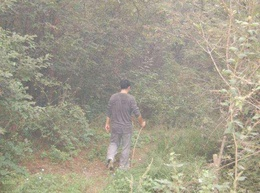
%> input picture 3_多尺度Retinex/test1.jpg, 260 x 193 px, shrunk from 592 x 440 before the run
$ octave --eval "result = FADE_overlapped(imread('test1.jpg'));"   (GNU Octave 9; MATLAB toolbox functions it lacks are replaced by stand-ins)
%> lines starting %> are read from the running program, lines starting %| are printed output that depends on the picture
### 3_多尺度Retinex/border_in.m
function [nI]=border_in(I,ps)

% Input  - input image I, patch size ps
% Output - border added image

     if mod(ps,2)==0
         uc     = ps/2;      % upperside copy
         dc     = ps/2-1;    % downside copy
     elseif mod(ps,2)==1
         uc     = floor(ps/2);
         dc     = uc;
     end

     ucb        = I(1:uc,:);
     dcb        = I(end-dc:end,:);
     Igtemp1    = [ucb;I;dcb];

     lcb        = Igtemp1(:,1:uc);
     rcb        = Igtemp1(:,end-dc:end);
     nI         = [lcb Igtemp1 rcb];

end


### 3_多尺度Retinex/border_out.m
function [nI]=border_out(I,ps)

% Input - input image I, patch size ps
% Output - border trimmed image

     if mod(ps,2)==0
         uc             = ps/2;      % upperside copy
         dc             = ps/2-1;    % downside copy

     elseif mod(ps,2)==1
         uc             = floor(ps/2);
         dc             = uc;
     end

     I(:,1:uc)          = [];
     I(:,end-dc:end)    = [];
     I(1:uc,:)          = [];
     I(end-dc:end,:)    = [];

     nI=I;
end


### 1_暗通道先验去雾.m文件/CE.m
function [CE_gray CE_by CE_rg] = CE(I)

% Input
    % I: input image
% Output
    % Perceived Contrast Energy for gray, blue-yellow, red-green color channels

% parameters
    % In this code, I followed Groen's experiment [28]: fixed sigma, weight, t1, t2,and t3
    % sigma: 0.16 degree =~ 3.25pixel, filter windows =~ 20 x 20 = (-3.25*3:1:3.25*3)
    % semisaturation: 0.1
    % t1, t2, t3 follows the EmpiricalNoiseThreshold used in [28]


    % Basic parameters
    sigma               = 3.25;
    semisaturation      = 0.1;
    t1                  = 9.225496406318721e-004 *255; %0.2353; %
    t2                  = 8.969246659629488e-004 *255; %0.2287; %
    t3                  = 2.069284034165411e-004 *255; %0.0528; %
    border_s            = 20;

    % Gaussian & LoG & Retification, Normalization(?)
    break_off_sigma     = 3;
    filtersize          = break_off_sigma*sigma;
    x                   = -filtersize:1:filtersize;
    Gauss               = 1/(sqrt(2 * pi) * sigma)* exp((x.^2)/(-2 * sigma * sigma) );
    Gauss               = Gauss./(sum(Gauss));
    Gx                  = (x.^2/sigma^4-1/sigma^2).*Gauss;  %LoG
    Gx                  = Gx-sum(Gx)/size(x,2);
    Gx                  = Gx/sum(0.5*x.*x.*Gx);

    % Color conversion
    I                 = double(I);
    R                   = I(:,:,1);
    G                   = I(:,:,2);
    B                   = I(:,:,3);
    gray                = 0.299*R + 0.587*G + 0.114*B;
    by                  = 0.5*R + 0.5*G - B  ;
    rg                  = R - G;
    [row col dim]       = size(I);
    CE_gray             = double(zeros(row, col));
    CE_by               = double(zeros(row, col));
    CE_rg               = double(zeros(row, col));

    % CE_Gray
    gray_temp1          = border_in(gray,border_s);
    Cx_gray             = conv2(gray_temp1, Gx, 'same');
    Cy_gray             = conv2(gray_temp1, Gx','same');
    C_gray_temp2        = sqrt(Cx_gray.^2+Cy_gray.^2);
    C_gray              = border_out(C_gray_temp2,border_s);
    R_gray              = (C_gray.*max(C_gray(:)))./(C_gray+(max(C_gray(:))*semisaturation));
    R_gray_temp1        = R_gray - t1;
    index1              = find(R_gray_temp1 > 0.0000001);
    CE_gray(index1)     = R_gray_temp1(index1);

    % CE_by
    by_temp1            = border_in(by,border_s);
    Cx_by               = conv2(by_temp1, Gx, 'same');
    Cy_by               = conv2(by_temp1, Gx','same');
    C_by_temp2          = sqrt(Cx_by.^2+Cy_by.^2);
    C_by                = border_out(C_by_temp2,border_s);
    R_by                = (C_by.*max(C_by(:)))./(C_by+(max(C_by(:))*semisaturation));
    R_by_temp1          = R_by - t2;
    index2              = find(R_by_temp1 > 0.0000001);
    CE_by(index2)       = R_by_temp1(index2);

    % CE_rg
    rg_temp1            = border_in(rg,border_s);
    Cx_rg               = conv2(rg_temp1, Gx, 'same');
    Cy_rg               = conv2(rg_temp1, Gx','same');
    C_rg_temp2          = sqrt(Cx_rg.^2+Cy_rg.^2);
    C_rg                = border_out(C_rg_temp2,border_s);
    R_rg                = (C_rg.*max(C_rg(:)))./(C_rg+(max(C_rg(:))*semisaturation));
    R_rg_temp1          = R_rg - t3;
    index3              = find(R_rg_temp1 > 0.0000001);
    CE_rg(index3)       = R_rg_temp1(index3);

### 3_多尺度Retinex/FADE_overlapped.m
function [D D_map] = FADE_overlapped(I)
    % Input: test image, I
    % Output: perceptual fog density D and fog density map D_map using 8 x 8 overlapped patches

    %% basic setup
            ps                              = 8; % patch size for sliding window
            [row col dim]                   = size(I);
%> row = 193; col = 260; dim = 3
        % RGB and gray channel
            R                               = double(I(:,:,1));
            G                               = double(I(:,:,2));
            B                               = double(I(:,:,3));
            Ig                              = double(rgb2gray(I));
            Ig_int                          = uint8(Ig);
        % Dark channel prior image: Id, pixel-wise, scaled to [0 1]
            Irn                             = R./255;
            Ign                             = G./255;
            Ibn                             = B./255;
            Id                              = min(min(Irn,Ign),Ibn);
        % HSV saturation image: Is
            I_hsv                           = rgb2hsv(I);
%> I_hsv: size 193x260x3 double; mean H, S, V 0.157, 0.142, 0.636
            Is                              = I_hsv(:,:,2);
        % MSCN
            MSCN_window                     = fspecial('gaussian',7,7/6);
            MSCN_window                     = MSCN_window/sum(sum(MSCN_window));
            warning('off');
            mu                              = imfilter(Ig,MSCN_window,'replicate');
            mu_sq                           = mu.*mu;
            sigma                           = sqrt(abs(imfilter(Ig.*Ig,MSCN_window,'replicate') - mu_sq));
            MSCN                            = (Ig-mu)./(sigma+1);
            cv                              = sigma./mu;
        % rg and by channel
            rg                              = R-G;
            by                              = 0.5*(R+G)-B;
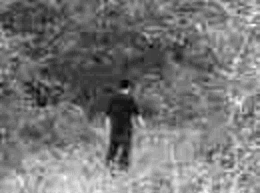
%> by: size 193x260 double; min -8, max 51.5, mean 19.9; drawn with min black and max white

    %% Fog aware statistical feature extraction
        % f1
            MSCN_var_before                 = border_in(MSCN,ps);
%> in border_in, `ucb        = I(1:uc,:);`: ucb = 260 columns, first 8: [0.483 -0.684 0.679 -0.239 -0.424 1.2 0.147 -1.27; -0.0952 -1.02 -1.21 -1.12 0.303 1.25 0.711 0.691; 0.831 -0.824 -0.673 0.19 -0.28 -0.532 -0.073 -0.364; 0.171 -0.14 0.653 1.09 -0.0489 -0.916 0.0463 -0.298]
%> in border_in, `dcb        = I(end-dc:end,:);`: dcb = 260 columns, first 8: [-0.254 -0.67 -0.539 -0.808 0.508 -0.56 0.369 0.459; 0.306 0.277 -0.0743 -0.41 -0.362 -1.48 -0.622 0.303; -0.594 1.5 1.18 0.443 0.474 0.571 0.677 0.0151; -0.524 0.281 0.569 -1.33 -0.515 0.379 1.25 -0.37]
%> in border_in, `Igtemp1    = [ucb;I;dcb];`:
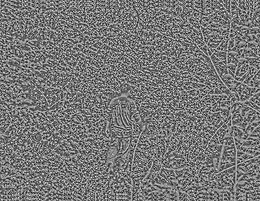
%> Igtemp1: size 201x260 double; min -2.04, max 2.28, mean -0.00668; drawn with min black and max white
%> in border_in, `lcb        = Igtemp1(:,1:uc);`: lcb = 201 rows, first 8: [0.483 -0.684 0.679 -0.239; -0.0952 -1.02 -1.21 -1.12; 0.831 -0.824 -0.673 0.19; 0.171 -0.14 0.653 1.09; 0.483 -0.684 0.679 -0.239; -0.0952 -1.02 -1.21 -1.12; 0.831 -0.824 -0.673 0.19; 0.171 -0.14 0.653 1.09]
%> in border_in, `rcb        = Igtemp1(:,end-dc:end);`: rcb = 201 rows, first 8: [0.768 -0.874 0.106 -0.647; -0.32 0.0276 0.425 0.357; 1.09 1.31 -0.133 -0.409; 0.718 0.367 -1.23 -1.06; 0.768 -0.874 0.106 -0.647; -0.32 0.0276 0.425 0.357; 1.09 1.31 -0.133 -0.409; 0.718 0.367 -1.23 -1.06]
            MSCN_var_after                  = colfilt(MSCN_var_before, [ps ps], 'sliding',@var);
            MSCN_var                        = border_out(MSCN_var_after,ps);
%> in border_out, `I(end-dc:end,:)    = [];`:
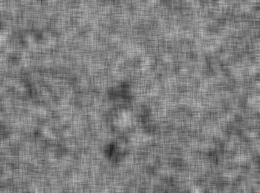
%> I: size 193x260 double; min 0.138, max 0.774, mean 0.497
        % f2, f3
            MSCN_pair_var_before            = border_in(MSCN.*circshift(MSCN,[1 0]),ps);
%> call 2 of border_in, with ps = 8
%> in border_in (call 2), `ucb        = I(1:uc,:);`: ucb = 260 columns, first 8: [-0.253 -0.192 0.386 0.318 0.218 0.454 0.185 0.47; -0.046 0.701 -0.822 0.267 -0.128 1.49 0.105 -0.877; -0.0792 0.844 0.816 -0.212 -0.0847 -0.664 -0.0519 -0.252; 0.142 0.115 -0.44 0.207 0.0137 0.487 -0.00338 0.109]
%> in border_in (call 2), `dcb        = I(end-dc:end,:);`: dcb = 260 columns, first 8: [0.129 0.811 0.257 -0.0758 0.585 0.28 0.157 0.356; -0.0777 -0.186 0.04 0.332 -0.184 0.826 -0.229 0.139; -0.182 0.416 -0.0879 -0.182 -0.172 -0.843 -0.421 0.00456; 0.311 0.421 0.673 -0.588 -0.244 0.216 0.849 -0.00558]
%> in border_in (call 2), `Igtemp1    = [ucb;I;dcb];`:
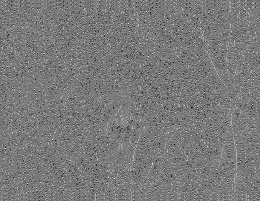
%> Igtemp1: size 201x260 double; min -2.66, max 2.95, mean 0.0258; drawn with min black and max white
%> in border_in (call 2), `lcb        = Igtemp1(:,1:uc);`: lcb = 201 rows, first 8: [-0.253 -0.192 0.386 0.318; -0.046 0.701 -0.822 0.267; -0.0792 0.844 0.816 -0.212; 0.142 0.115 -0.44 0.207; -0.253 -0.192 0.386 0.318; -0.046 0.701 -0.822 0.267; -0.0792 0.844 0.816 -0.212; 0.142 0.115 -0.44 0.207]
%> in border_in (call 2), `rcb        = Igtemp1(:,end-dc:end);`: rcb = 201 rows, first 8: [-0.0221 -0.296 -0.0232 -0.53; -0.246 -0.0241 0.0452 -0.231; -0.351 0.0362 -0.0565 -0.146; 0.786 0.481 0.163 0.434; -0.0221 -0.296 -0.0232 -0.53; -0.246 -0.0241 0.0452 -0.231; -0.351 0.0362 -0.0565 -0.146; 0.786 0.481 0.163 0.434]
            MSCN_pair_var_before_positive   = MSCN_pair_var_before; MSCN_pair_var_before_positive(MSCN_pair_var_before_positive<0) = NaN;
            MSCN_pair_var_before_negative   = MSCN_pair_var_before; MSCN_pair_var_before_negative(MSCN_pair_var_before_negative>0) = NaN;
            MSCN_pair_var_after_positive    = colfilt(MSCN_pair_var_before_positive, [ps ps], 'sliding',@nanvar);
            MSCN_pair_var_after_negative    = colfilt(MSCN_pair_var_before_negative, [ps ps], 'sliding',@nanvar);
            MSCN_pair_var_after_negative((double(isnan(MSCN_pair_var_after_negative))==1)) = 0;
            MSCN_pair_var_after_positive((double(isnan(MSCN_pair_var_after_positive))==1)) = 0;
            MSCN_V_pair_R_var               = border_out(MSCN_pair_var_after_positive,ps);
            MSCN_V_pair_L_var               = border_out(MSCN_pair_var_after_negative,ps);
%> call 3 of border_out, with ps = 8
%> in border_out (call 3), `I(end-dc:end,:)    = [];`:
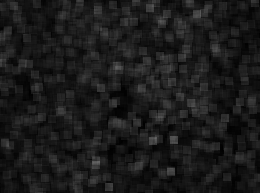
%> I: size 193x260 double; min 0.00227, max 0.402, mean 0.107
        % f4
            Mean_sigma_before               = border_in(sigma,ps);
%> in border_in (call 3), `lcb        = Igtemp1(:,1:uc);`: lcb = 201 rows, first 8: [7.17 8.26 9.78 13.48; 8.82 10.11 11.51 14.04; 9.48 11.72 13.11 13.25; 8.56 11.13 12.37 11.7; 7.17 8.26 9.78 13.48; 8.82 10.11 11.51 14.04; 9.48 11.72 13.11 13.25; 8.56 11.13 12.37 11.7]
%> in border_in (call 3), `rcb        = Igtemp1(:,end-dc:end);`: rcb = 201 rows, first 8: [8.14 8.88 7.69 5.91; 9.16 10.36 9.82 7.67; 10.41 12.32 12.2 9.47; 10.36 12.46 12.19 9.74; 8.14 8.88 7.69 5.91; 9.16 10.36 9.82 7.67; 10.41 12.32 12.2 9.47; 10.36 12.46 12.19 9.74]
            Mean_sigma_after                = colfilt(Mean_sigma_before, [ps ps], 'sliding',@mean);
            Mean_sigma                      = border_out(Mean_sigma_after,ps);
%> call 4 of border_out, with ps = 8
%> in border_out (call 4), `I(end-dc:end,:)    = [];`:
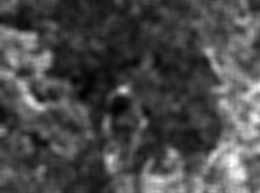
%> I: size 193x260 double; min 4.04, max 28.39, mean 11.2; drawn with min black and max white
        % f5
            Mean_cv_before                  = border_in(cv,ps);
%> call 4 of border_in, with ps = 8
%> in border_in (call 4), `ucb        = I(1:uc,:);`: ucb = 260 columns, first 8: [0.0478 0.0561 0.0662 0.0884 0.105 0.094 0.0805 0.0686; 0.0585 0.0686 0.0782 0.0925 0.1 0.0909 0.0746 0.0595; 0.0615 0.0774 0.0865 0.0859 0.0835 0.0817 0.0702 0.0544; 0.0541 0.0705 0.0781 0.074 0.0703 0.0746 0.0747 0.0642]
%> in border_in (call 4), `dcb        = I(end-dc:end,:);`: dcb = 260 columns, first 8: [0.0556 0.0657 0.0671 0.0647 0.0644 0.0679 0.0653 0.0566; 0.0631 0.077 0.0782 0.074 0.0782 0.0864 0.0803 0.0646; 0.0644 0.0753 0.0791 0.0824 0.0908 0.096 0.0835 0.0643; 0.0596 0.0701 0.0807 0.0918 0.103 0.0991 0.0779 0.0605]
%> in border_in (call 4), `Igtemp1    = [ucb;I;dcb];`:
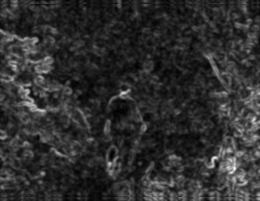
%> Igtemp1: size 201x260 double; min 0.0199, max 0.297, mean 0.0714; drawn with min black and max white
%> in border_in (call 4), `lcb        = Igtemp1(:,1:uc);`: lcb = 201 rows, first 8: [0.0478 0.0561 0.0662 0.0884; 0.0585 0.0686 0.0782 0.0925; 0.0615 0.0774 0.0865 0.0859; 0.0541 0.0705 0.0781 0.074; 0.0478 0.0561 0.0662 0.0884; 0.0585 0.0686 0.0782 0.0925; 0.0615 0.0774 0.0865 0.0859; 0.0541 0.0705 0.0781 0.074]
%> in border_in (call 4), `rcb        = Igtemp1(:,end-dc:end);`: rcb = 201 rows, first 8: [0.044 0.0492 0.0437 0.0342; 0.0492 0.0567 0.0553 0.0444; 0.0555 0.0671 0.069 0.0553; 0.0555 0.0685 0.0696 0.0571; 0.044 0.0492 0.0437 0.0342; 0.0492 0.0567 0.0553 0.0444; 0.0555 0.0671 0.069 0.0553; 0.0555 0.0685 0.0696 0.0571]
            Mean_cv_after                   = colfilt(Mean_cv_before, [ps ps], 'sliding',@mean);
            Mean_cv                         = border_out(Mean_cv_after,ps);
        % f6,f7,f8
            [CE_gray CE_by CE_rg]           = CE(I);
%> in CE, `index1              = find(R_gray_temp1 > 0.0000001);`: index1 = 50095 values from 1 to 50180
%> in CE, `index2              = find(R_by_temp1 > 0.0000001);`: index2 = 49532 values from 1 to 50180
%> in CE, `index3              = find(R_rg_temp1 > 0.0000001);`: index3 = 50163 values from 1 to 50180
            Mean_CE_gray_before             = border_in(CE_gray,ps);
%> in border_in (call 8), `lcb        = Igtemp1(:,1:uc);`: lcb = 201 rows, first 8: [2.9 2.98 3.13 2.65; 3.2 3.57 3.59 2.93; 0.926 2.22 2.9 2.72; 2.5 1.44 1.33 1; 2.9 2.98 3.13 2.65; 3.2 3.57 3.59 2.93; 0.926 2.22 2.9 2.72; 2.5 1.44 1.33 1]
%> in border_in (call 8), `rcb        = Igtemp1(:,end-dc:end);`: rcb = 201 rows, first 8: [0.0833 1.61 2.47 2.62; 2.54 2.41 1.58 1.78; 3.15 3.04 1.83 1.77; 3.31 3.14 2.98 3.18; 0.0833 1.61 2.47 2.62; 2.54 2.41 1.58 1.78; 3.15 3.04 1.83 1.77; 3.31 3.14 2.98 3.18]
            Mean_CE_by_before               = border_in(CE_by,ps);
%> in border_in (call 9), `lcb        = Igtemp1(:,1:uc);`: lcb = 201 rows, first 8: [0.126 0.0373 0.119 0.217; 0.196 0.336 0.325 0.366; 0.75 0.896 0.841 0.65; 0.768 0.833 0.702 0.576; 0.126 0.0373 0.119 0.217; 0.196 0.336 0.325 0.366; 0.75 0.896 0.841 0.65; 0.768 0.833 0.702 0.576]
%> in border_in (call 9), `rcb        = Igtemp1(:,end-dc:end);`: rcb = 201 rows, first 8: [1.1 1.23 1.26 1.18; 1.18 1.27 1.27 1.2; 1.23 1.29 1.25 1.15; 1.16 1.21 1.14 0.954; 1.1 1.23 1.26 1.18; 1.18 1.27 1.27 1.2; 1.23 1.29 1.25 1.15; 1.16 1.21 1.14 0.954]
            Mean_CE_rg_before               = border_in(CE_rg,ps);
%> in border_in (call 10), `lcb        = Igtemp1(:,1:uc);`: lcb = 201 rows, first 8: [1.4 1.34 1.14 0.898; 1.61 1.54 1.32 1.09; 1.62 1.54 1.31 1.1; 1.47 1.39 1.24 1.18; 1.4 1.34 1.14 0.898; 1.61 1.54 1.32 1.09; 1.62 1.54 1.31 1.1; 1.47 1.39 1.24 1.18]
%> in border_in (call 10), `rcb        = Igtemp1(:,end-dc:end);`: rcb = 201 rows, first 8: [1.2 0.894 0.192 0.857; 1.26 1.17 1.08 0.96; 1.27 1.32 1.35 1.25; 1.39 1.41 1.41 1.35; 1.2 0.894 0.192 0.857; 1.26 1.17 1.08 0.96; 1.27 1.32 1.35 1.25; 1.39 1.41 1.41 1.35]
            Mean_CE_gray_after              = colfilt(Mean_CE_gray_before, [ps ps], 'sliding',@mean);
            Mean_CE_by_after                = colfilt(Mean_CE_by_before, [ps ps], 'sliding',@mean);
            Mean_CE_rg_after                = colfilt(Mean_CE_rg_before, [ps ps], 'sliding',@mean);
            Mean_CE_gray                    = border_out(Mean_CE_gray_after,ps);
            Mean_CE_by                      = border_out(Mean_CE_by_after,ps);
            Mean_CE_rg                      = border_out(Mean_CE_rg_after,ps);
        % f9
            if mod(ps,2)==1
                IE_window_size              = ps;   % size should be odd
            elseif mod(ps,2)==0
                IE_window_size              = ps-1;
            end
            IE                              = entropyfilt(Ig_int,true(IE_window_size));
        % f10
            Mean_Id_before                  = border_in(Id,ps);
%> in border_in (call 11), `lcb        = Igtemp1(:,1:uc);`: lcb = 201 rows, first 8: [0.529 0.478 0.533 0.51; 0.518 0.463 0.447 0.455; 0.584 0.498 0.494 0.545; 0.573 0.557 0.592 0.604; 0.529 0.478 0.533 0.51; 0.518 0.463 0.447 0.455; 0.584 0.498 0.494 0.545; 0.573 0.557 0.592 0.604]
%> in border_in (call 11), `rcb        = Igtemp1(:,end-dc:end);`: rcb = 201 rows, first 8: [0.671 0.604 0.631 0.596; 0.635 0.647 0.651 0.627; 0.71 0.718 0.624 0.6; 0.682 0.659 0.553 0.553; 0.671 0.604 0.631 0.596; 0.635 0.647 0.651 0.627; 0.71 0.718 0.624 0.6; 0.682 0.659 0.553 0.553]
            Mean_Id_after                   = colfilt(Mean_Id_before, [ps ps], 'sliding',@mean);
            Mean_Id                         = border_out(Mean_Id_after,ps);
        % f11
            Mean_Is_before                  = border_in(Is,ps);
%> in border_in (call 12), `lcb        = Igtemp1(:,1:uc);`: lcb = 201 rows, first 8: [0.177 0.181 0.166 0.167; 0.175 0.181 0.18 0.183; 0.129 0.142 0.154 0.147; 0.12 0.123 0.127 0.135; 0.177 0.181 0.166 0.167; 0.175 0.181 0.18 0.183; 0.129 0.142 0.154 0.147; 0.12 0.123 0.127 0.135]
%> in border_in (call 12), `rcb        = Igtemp1(:,end-dc:end);`: rcb = 201 rows, first 8: [0.145 0.14 0.139 0.146; 0.152 0.136 0.135 0.14; 0.142 0.137 0.145 0.14; 0.163 0.152 0.18 0.18; 0.145 0.14 0.139 0.146; 0.152 0.136 0.135 0.14; 0.142 0.137 0.145 0.14; 0.163 0.152 0.18 0.18]
            Mean_Is_after                   = colfilt(Mean_Is_before, [ps ps], 'sliding',@mean);
            Mean_Is                         = border_out(Mean_Is_after,ps);
        % f12
            rg_before                       = border_in(rg,ps);
%> in border_in (call 13), `lcb        = Igtemp1(:,1:uc);`: lcb = 201 rows, first 8: [11 8 8 7; 12 9 7 7; 10 8 7 5; 6 6 6 5; 11 8 8 7; 12 9 7 7; 10 8 7 5; 6 6 6 5]
%> in border_in (call 13), `rcb        = Igtemp1(:,end-dc:end);`: rcb = 201 rows, first 8: [8 7 12 12; 8 9 12 12; 13 13 14 14; 15 13 16 16; 8 7 12 12; 8 9 12 12; 13 13 14 14; 15 13 16 16]
            by_before                       = border_in(by,ps);
%> in border_in (call 14), `lcb        = Igtemp1(:,1:uc);`: lcb = 201 rows, first 8: [23.5 23 23 22.5; 22 21.5 21.5 22.5; 17 17 19.5 21.5; 17 17 19 21.5; 23.5 23 23 22.5; 22 21.5 21.5 22.5; 17 17 19.5 21.5; 17 17 19 21.5]
%> in border_in (call 14), `rcb        = Igtemp1(:,end-dc:end);`: rcb = 201 rows, first 8: [25 21.5 20 20; 25 21.5 20 20; 23.5 22.5 20 18; 26.5 23.5 23 23; 25 21.5 20 20; 25 21.5 20 20; 23.5 22.5 20 18; 26.5 23.5 23 23]
            CF_after                        = sqrt(colfilt(rg_before, [ps ps], 'sliding',@std).^2+colfilt(by_before, [ps ps], 'sliding',@std).^2)+0.3*sqrt(colfilt(rg_before, [ps ps], 'sliding',@mean).^2+colfilt(by_before, [ps ps], 'sliding',@mean).^2);
            CF                              = border_out(CF_after,ps);
        feat                                = [MSCN_var(:) MSCN_V_pair_R_var(:) MSCN_V_pair_L_var(:) Mean_sigma(:) Mean_cv(:) Mean_CE_gray(:) Mean_CE_by(:) Mean_CE_rg(:) IE(:) Mean_Id(:) Mean_Is(:) CF(:)];
        feat                                = log(1+ feat);

    %% MVG model distance
        % Df (foggy level distance) for each pixel
        % Data from a corpus of fogfree images (mu, cov)
            load('natural_fogfree_features_overlapped_patch_ps8.mat');
        % test imgae param for each pixel
            mu_fog_param_pixel         = feat;
            cov_fog_param_pixel        = nanvar(feat')';
        % calculation for distance - includes intermediate steps
            feature_size               = size(feat,2);
%> feature_size = 12
            mu_matrix                  = repmat(mu_fogfreeparam, [size(feat,1),1]) - mu_fog_param_pixel;
            cov_temp1                  = [];
            cov_temp1(cumsum(feature_size.*ones(1,length(cov_fog_param_pixel))))=1;
            cov_temp2                  = cov_fog_param_pixel(cumsum(cov_temp1)-cov_temp1+1,:);
            cov_temp3                  = repmat(cov_temp2, [1,feature_size]);
            cov_temp4                  = repmat(cov_fogfreeparam,[length(cov_fog_param_pixel),1]);
            cov_matrix                 = (cov_temp3 + cov_temp4)/2;
        % cell computation
            mu_cell                    = num2cell(mu_matrix,2);
%> mu_cell = 50180 items
            cov_cell                   = mat2cell(cov_matrix, feature_size*ones(1,length(mu_matrix)),feature_size);
            mu_transpose_cell          = num2cell(mu_matrix',1);
%> mu_transpose_cell = 50180 items
        % foggy level distance computation
            distance_pixel             = sqrt(cell2mat(cellfun(@mtimes,cellfun(@mrdivide,mu_cell,cov_cell, 'UniformOutput',0),mu_transpose_cell', 'UniformOutput',0)));
            Df                         = nanmean(distance_pixel);   % Mean_distance_pixel (Df)
%> Df = 10.11
            Df_map                     = reshape(distance_pixel,[row,col]);
            clear mu_matrix cov_matrix mu_cell cov_cell mu_transpose_cell distance_pixel

        %Dff (fog-free level distance) for each pixel
        % load natural foggy image features (mu, cov)
            load('natural_foggy_features_overlapped_patch_ps8.mat');
        % calculation of distance - includes intermediate steps
            mu_matrix                  = repmat(mu_foggyparam,  [size(feat,1),1]) - mu_fog_param_pixel;
            cov_temp5                  = repmat(cov_foggyparam,[length(cov_fog_param_pixel),1]);
            cov_matrix                 = (cov_temp3 + cov_temp5)/2;
        % cell computation
            mu_cell                    = num2cell(mu_matrix,2);
            cov_cell                   = mat2cell(cov_matrix, feature_size*ones(1, size(mu_matrix,1)),feature_size);
            mu_transpose_cell          = num2cell(mu_matrix',1);
        % fog-free level distance computation
            distance_pixel             = sqrt(cell2mat(cellfun(@mtimes,cellfun(@mrdivide,mu_cell,cov_cell, 'UniformOutput',0),mu_transpose_cell', 'UniformOutput',0)));
            Dff                        = nanmean(distance_pixel);  % Mean_distance_pixel(Dff)
%> Dff = 20.76
            Dff_map                    = reshape(distance_pixel,[row,col]);
            clear mu_matrix cov_matrix mu_cell cov_cell mu_transpose_cell distance_pixel

  %% Perceptual fog density and Density map
        D     = Df/(1+Dff);
%> D = 0.465
        D_map = Df_map./(1+Dff_map);
end
